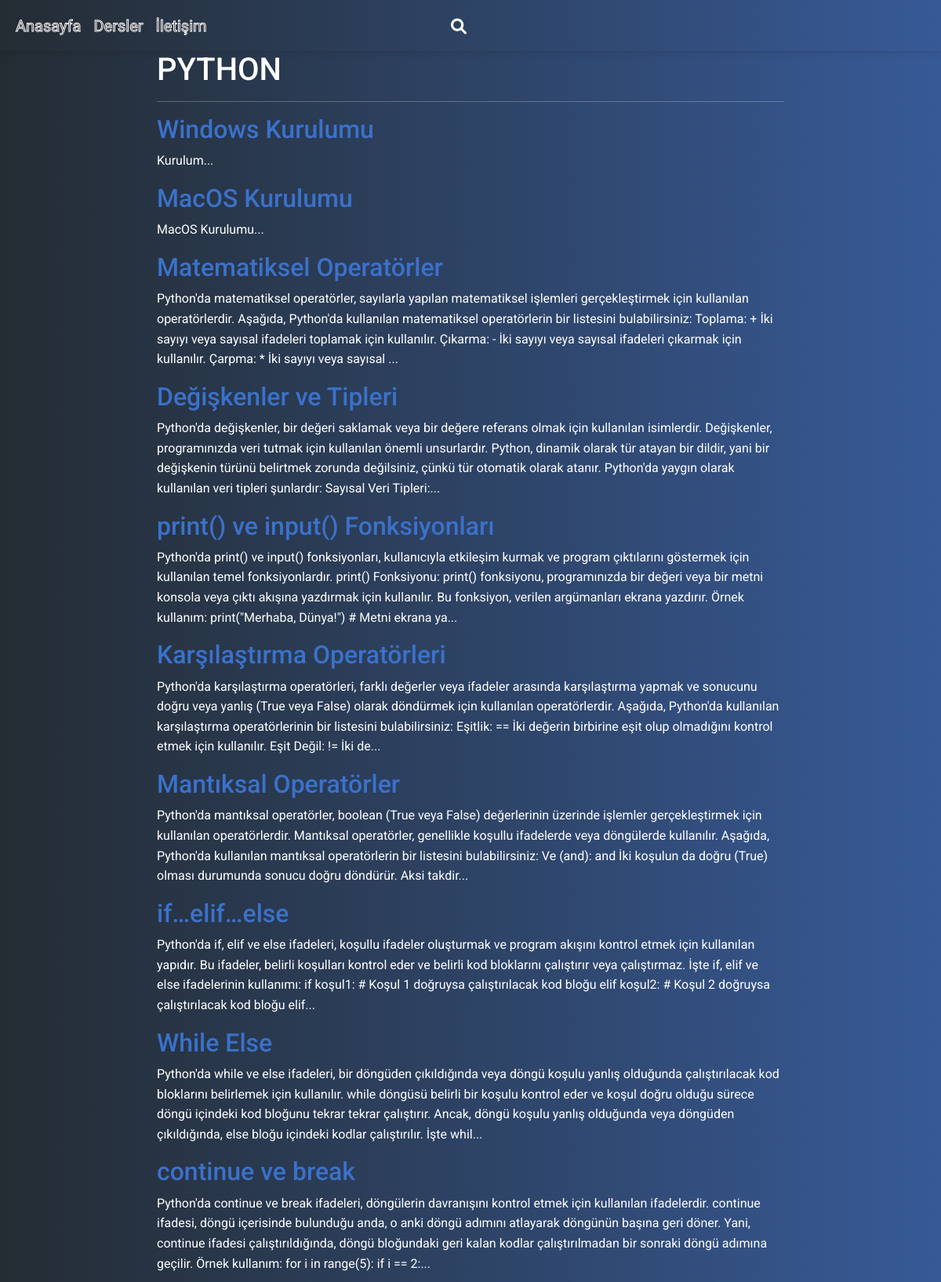
The page /Python/ (upper part) on the database its author committed.
### quiz/models.py (models this page shows, shortened)
class  Python(models.Model):
	tutorial_Title = models.CharField(max_length=20000)
	tutorial_Body = models.TextField()
	tutorial_Video = EmbedVideoField()
	class  Meta:
		verbose_name_plural = "Python"

### quiz/views.py (the view)
# urls.py: path('Python/',python, name="python" ),
def python (request):
    python=Python.objects.all()
    context={
        'python':python
    }
    return render(request,'dersler/python.html',context)

### quiz/templates/dersler/python.html (shortened to what this page needs)
{% extends 'base.html' %}
{% load static %}
{% block body %}
{% include 'part/header.html' %}
<div class="header vh100 gradient-custom">
    <div  class="col-md-8 offset-md-2 ">
        <h1 style="color: white;">PYTHON</h1>
        <hr style="color: white;">
        {% for p in python %}
        <h2><a  href="{% url 'python_detail' p.pk %}">{{ p.tutorial_Title}}</a></h2>
        <p style="color: white;">{{ p.tutorial_Body | slice:':400' }}...</p>
        {% endfor %}
    </div>
</div>
{% endblock body %}

### quiz/static/style.css (style rules this page uses)
.gradient-custom { background: #0045c5dc; color: white !important; background: -webkit-linear-gradient(to right, rgb(36, 44, 51), rgb(55, 90, 151)); background: linear-gradient(to right, rgb(36, 44, 51), rgb(55, 90, 151)) }
*, *::before, *::after { margin: 0; padding: 0; box-sizing: border-box; }

### quiz/static/animasyon.css (style rules this page uses)
a { text-decoration: none; }

### quiz/templates/dersler/python.html (style rules this page uses)
body { background: #0045c5dc; background: -webkit-linear-gradient(to right, rgb(36, 44, 51), rgb(55, 90, 151)); background: linear-gradient(to right, rgb(36, 44, 51), rgb(55, 90, 151)) }

### rows shown on the page
Python: tutorial_Title "Windows Kurulumu", tutorial_Body "Kurulum"
Python: tutorial_Title "MacOS Kurulumu", tutorial_Body "MacOS Kurulumu"
Python: tutorial_Title "Matematiksel Operatörler", tutorial_Body "Python'da matematiksel operatörler, sayılarla yapılan matematiksel işlemleri gerçekleştirmek için kullanılan operatörlerdir. Aşağıda, Python'da kullanılan matematiksel operatörlerin bir listesini bulabilirsiniz: Toplama: + İki sayıyı veya sayısal ifadeleri toplamak için kullanılır. Çıkarma: - İki sayıyı veya sayısal ifadeleri çıkarmak için kullanılır. Çarpma: * İki sayıyı veya sayısal"
Python: tutorial_Title "Değişkenler ve Tipleri", tutorial_Body "Python'da değişkenler, bir değeri saklamak veya bir değere referans olmak için kullanılan isimlerdir. Değişkenler, programınızda veri tutmak için kullanılan önemli unsurlardır. Python, dinamik olarak tür atayan bir dildir, yani bir değişkenin türünü belirtmek zorunda değilsiniz, çünkü tür otomatik olarak atanır. Python'da yaygın olarak kullanılan veri tipleri şunlardır: Sayısal Veri Tipleri:"
Python: tutorial_Title "print() ve input() Fonksiyonları", tutorial_Body "Python'da print() ve input() fonksiyonları, kullanıcıyla etkileşim kurmak ve program çıktılarını göstermek için kullanılan temel fonksiyonlardır. print() Fonksiyonu: print() fonksiyonu, programınızda bir değeri veya bir metni konsola veya çıktı akışına yazdırmak için kullanılır. Bu fonksiyon, verilen argümanları ekrana yazdırır. Örnek kullanım: print(\"Merhaba, Dünya!\") # Metni ekrana ya"
Python: tutorial_Title "Karşılaştırma Operatörleri", tutorial_Body "Python'da karşılaştırma operatörleri, farklı değerler veya ifadeler arasında karşılaştırma yapmak ve sonucunu doğru veya yanlış (True veya False) olarak döndürmek için kullanılan operatörlerdir. Aşağıda, Python'da kullanılan karşılaştırma operatörlerinin bir listesini bulabilirsiniz: Eşitlik: == İki değerin birbirine eşit olup olmadığını kontrol etmek için kullanılır. Eşit Değil: != İki de"
Python: tutorial_Title "Mantıksal Operatörler", tutorial_Body "Python'da mantıksal operatörler, boolean (True veya False) değerlerinin üzerinde işlemler gerçekleştirmek için kullanılan operatörlerdir. Mantıksal operatörler, genellikle koşullu ifadelerde veya döngülerde kullanılır. Aşağıda, Python'da kullanılan mantıksal operatörlerin bir listesini bulabilirsiniz: Ve (and): and İki koşulun da doğru (True) olması durumunda sonucu doğru döndürür. Aksi takdir"
Python: tutorial_Title "if…elif…else", tutorial_Body "Python'da if, elif ve else ifadeleri, koşullu ifadeler oluşturmak ve program akışını kontrol etmek için kullanılan yapıdır. Bu ifadeler, belirli koşulları kontrol eder ve belirli kod bloklarını çalıştırır veya çalıştırmaz. İşte if, elif ve else ifadelerinin kullanımı: if koşul1: # Koşul 1 doğruysa çalıştırılacak kod bloğu elif koşul2: # Koşul 2 doğruysa çalıştırılacak kod bloğu elif"
Python: tutorial_Title "While Else", tutorial_Body "Python'da while ve else ifadeleri, bir döngüden çıkıldığında veya döngü koşulu yanlış olduğunda çalıştırılacak kod bloklarını belirlemek için kullanılır. while döngüsü belirli bir koşulu kontrol eder ve koşul doğru olduğu sürece döngü içindeki kod bloğunu tekrar tekrar çalıştırır. Ancak, döngü koşulu yanlış olduğunda veya döngüden çıkıldığında, else bloğu içindeki kodlar çalıştırılır. İşte whil"
Python: tutorial_Title "continue ve break", tutorial_Body "Python'da continue ve break ifadeleri, döngülerin davranışını kontrol etmek için kullanılan ifadelerdir. continue ifadesi, döngü içerisinde bulunduğu anda, o anki döngü adımını atlayarak döngünün başına geri döner. Yani, continue ifadesi çalıştırıldığında, döngü bloğundaki geri kalan kodlar çalıştırılmadan bir sonraki döngü adımına geçilir. Örnek kullanım: for i in range(5): if i == 2:"
